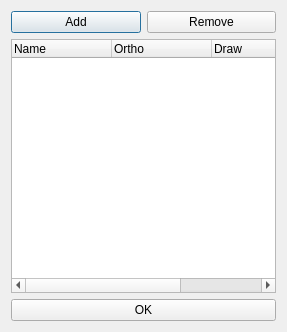
<?xml version="1.0" encoding="UTF-8"?>
<ui version="4.0">
 <class>CamerasDialog</class>
 <widget class="QDialog" name="CamerasDialog">
  <property name="geometry">
   <rect>
    <x>0</x>
    <y>0</y>
    <width>287</width>
    <height>332</height>
   </rect>
  </property>
  <property name="windowTitle">
   <string>CamerasDialog</string>
  </property>
  <layout class="QVBoxLayout" name="verticalLayout">
   <item>
    <layout class="QHBoxLayout" name="horizontalLayout">
     <item>
      <widget class="QPushButton" name="addCameraButton">
       <property name="text">
        <string>Add</string>
       </property>
      </widget>
     </item>
     <item>
      <widget class="QPushButton" name="removeCamerasButton">
       <property name="text">
        <string>Remove</string>
       </property>
      </widget>
     </item>
    </layout>
   </item>
   <item>
    <widget class="QTreeWidget" name="cameraList">
     <column>
      <property name="text">
       <string>Name</string>
      </property>
     </column>
     <column>
      <property name="text">
       <string>Ortho</string>
      </property>
     </column>
     <column>
      <property name="text">
       <string>Draw</string>
      </property>
     </column>
     <column>
      <property name="text">
       <string>Draw path</string>
      </property>
     </column>
    </widget>
   </item>
   <item>
    <widget class="QPushButton" name="OKButton">
     <property name="text">
      <string>OK</string>
     </property>
    </widget>
   </item>
  </layout>
 </widget>
 <resources/>
 <connections>
  <connection>
   <sender>OKButton</sender>
   <signal>clicked()</signal>
   <receiver>CamerasDialog</receiver>
   <slot>accept()</slot>
   <hints>
    <hint type="sourcelabel">
     <x>115</x>
     <y>407</y>
    </hint>
    <hint type="destinationlabel">
     <x>115</x>
     <y>214</y>
    </hint>
   </hints>
  </connection>
 </connections>
</ui>
